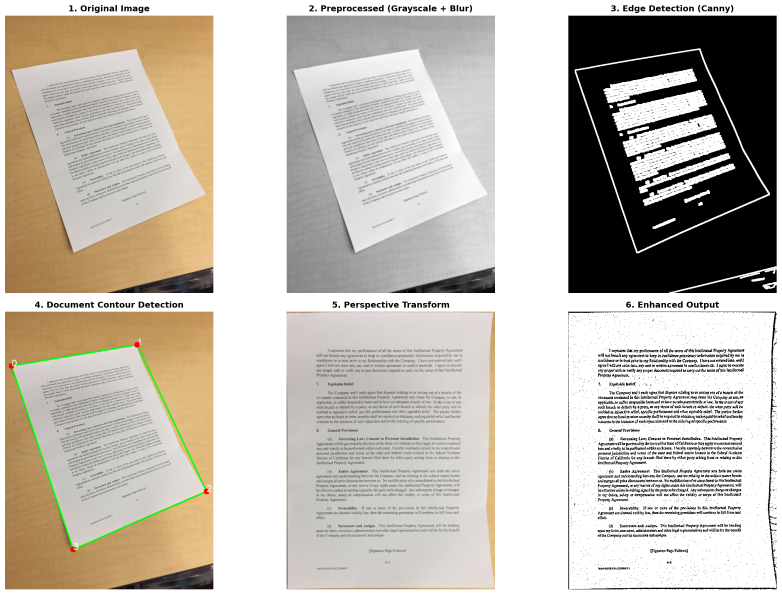
#> input picture CLR wise outputs/CLR5_CV_Applications/complete_pipeline.png, 2344 x 1783 px (shown at 1/3 size)
$ python -i module5_document_scanner.py   (imports and definitions only)
#> lines starting #> are read from the running program, lines starting #| are printed output that depends on the picture; after the words box and inside, x2 and y2 are one past the last pixel; in counts of white or black regions, pixels touching at a corner belong together
"""
CLR-5: Applications of Computer Vision Algorithms
==================================================
This module demonstrates a complete document scanner application that integrates:
- Image preprocessing techniques (CLR-1)
- Shape and contour analysis (CLR-2)
- Line detection using Hough Transform (CLR-3)
- Perspective transformation (CLR-4)
- Complete end-to-end document scanning pipeline

Testable Output: Scanned and rectified document images with quality enhancement
"""

import cv2
import numpy as np
import matplotlib.pyplot as plt
import os
from datetime import datetime


class DocumentScannerApplication:
    """Complete document scanner application integrating all CV concepts"""

    def __init__(self, image_path):
        """
        Initialize the document scanner

        Args:
            image_path: Path to the input image
        """
        self.original = cv2.imread(image_path)
#> self.original is the input picture: shape (1783, 2344, 3); mean B, G, R 178.1, 187.2, 193.3
        if self.original is None:
            raise ValueError(f"Could not load image from {image_path}")

        self.image = self.original.copy()
        self.preprocessed = None
        self.edges = None
        self.document_contour = None
        self.warped = None
        self.enhanced = None
        self.corners = None

        print(f"✓ Loaded image: {image_path}")
        print(f"  Dimensions: {self.original.shape[1]} x {self.original.shape[0]}")
#|   Dimensions: 2344 x 1783

    def step1_preprocess(self):
        """
        Step 1: Preprocess the image (CLR-1 concepts)
        - Resize for faster processing
        - Convert to grayscale
        - Apply Gaussian blur
        """
        # Resize if too large
        max_dimension = 1000
        height, width = self.original.shape[:2]
#> height = 1783; width = 2344

        if max(height, width) > max_dimension:
            scale = max_dimension / max(height, width)
#> scale = 0.427
            new_width = int(width * scale)
#> new_width = 1000
            new_height = int(height * scale)
#> new_height = 760
            self.image = cv2.resize(self.original, (new_width, new_height))
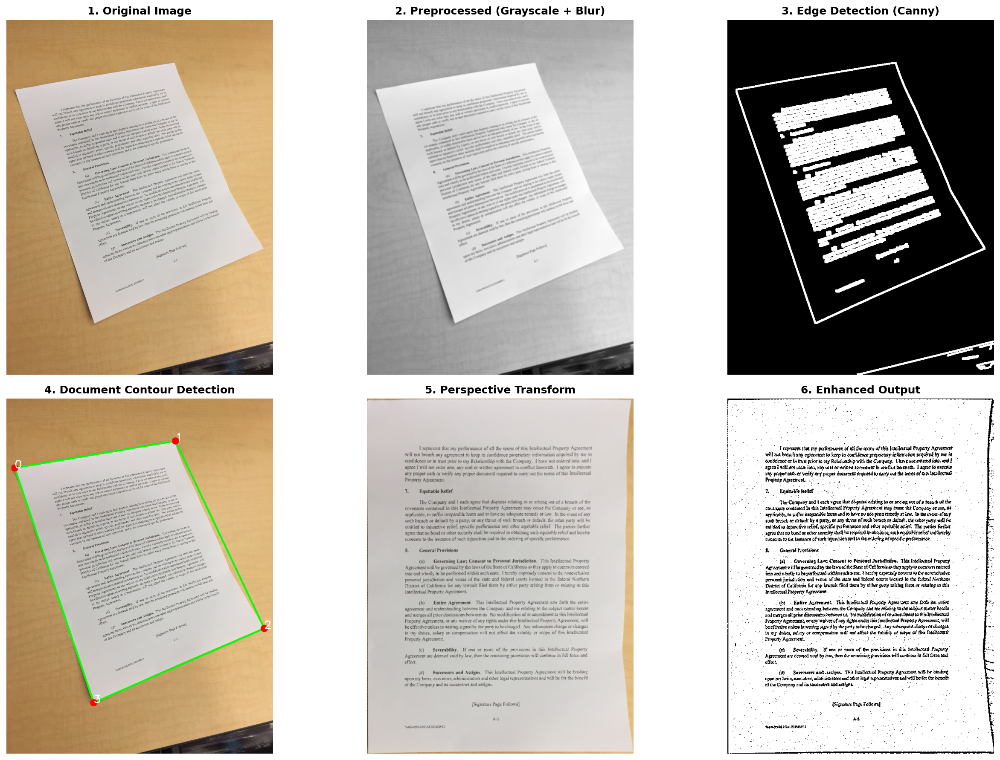
#> self.image: shape (760, 1000, 3); mean B, G, R 177.9, 187, 193.2
        else:
            self.image = self.original.copy()

        # Convert to grayscale
        gray = cv2.cvtColor(self.image, cv2.COLOR_BGR2GRAY)
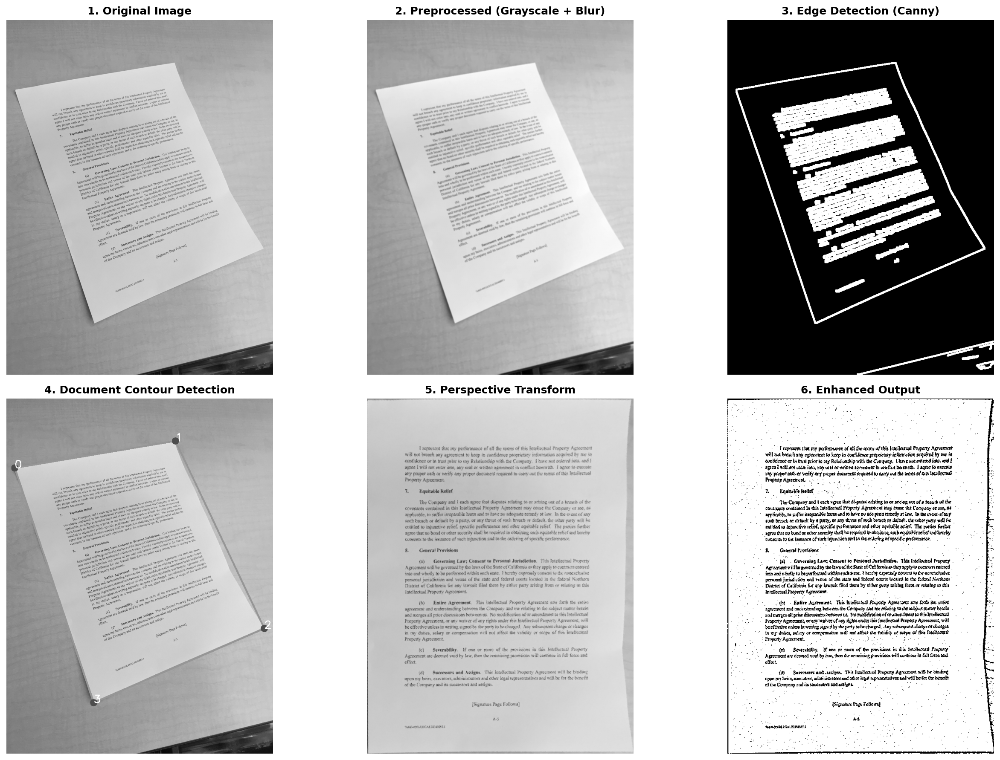
#> gray: shape (760, 1000); min 0, max 255, mean 187.8

        # Apply Gaussian blur for noise reduction
        blurred = cv2.GaussianBlur(gray, (5, 5), 0)

        self.preprocessed = blurred
        print("✓ Step 1: Preprocessing complete")
        return self.preprocessed

    def step2_detect_edges(self):
        """
        Step 2: Detect edges using Canny (CLR-1 & CLR-3 concepts)
        """
        if self.preprocessed is None:
            self.step1_preprocess()

        # Canny edge detection
        self.edges = cv2.Canny(self.preprocessed, 50, 150)
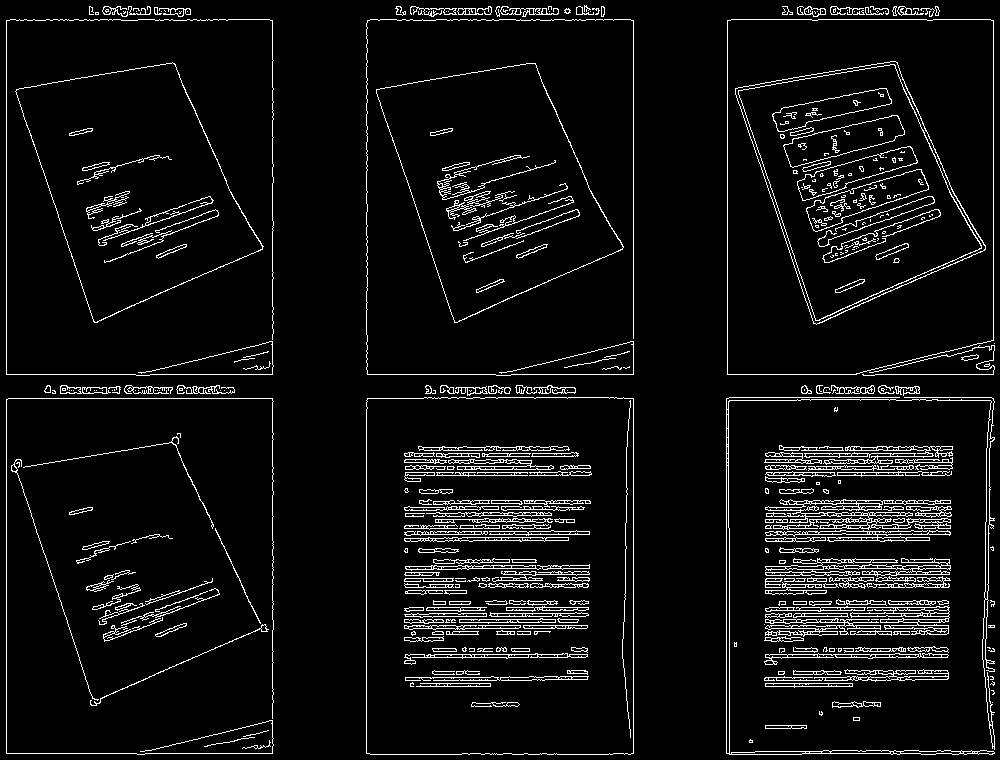
#> self.edges: shape (760, 1000); 6.3% white in thin lines or dots

        # Dilate edges to close gaps
        kernel = np.ones((5, 5), np.uint8)
        self.edges = cv2.dilate(self.edges, kernel, iterations=1)
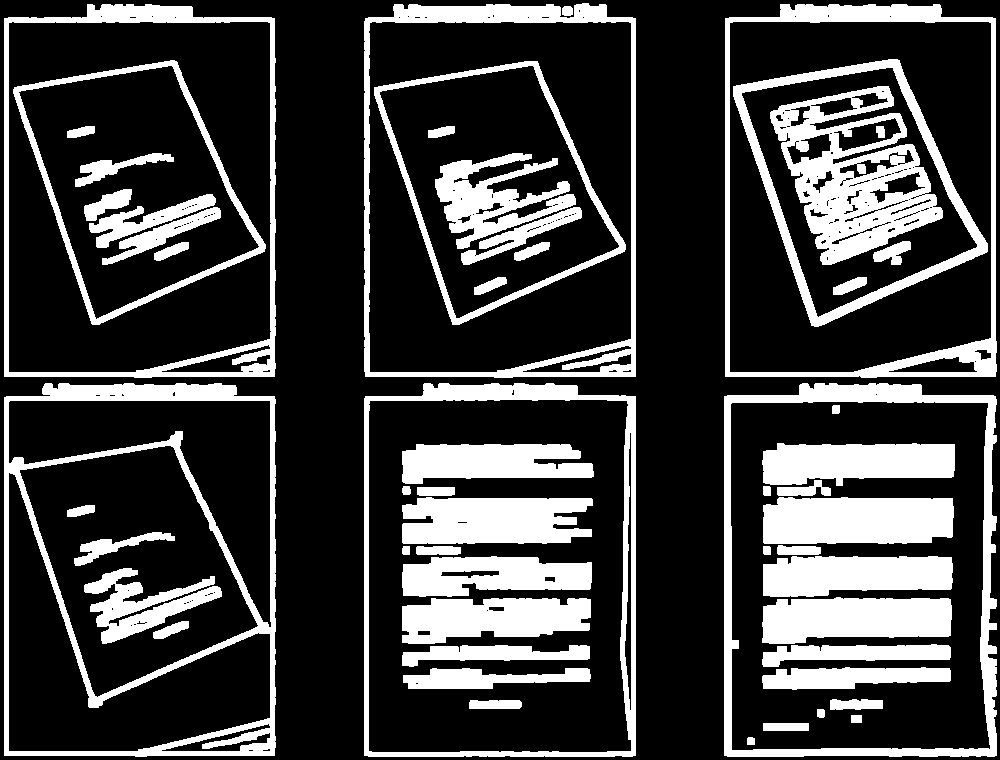
#> self.edges: shape (760, 1000); 24.8% white; 56 white regions

        print("✓ Step 2: Edge detection complete")
        return self.edges

    def step3_find_document_contour(self):
        """
        Step 3: Find document contour (CLR-2 concepts)
        - Detect contours
        - Filter and identify document boundary
        - Approximate to quadrilateral
        """
        if self.edges is None:
            self.step2_detect_edges()

        # Find contours
        contours, _ = cv2.findContours(self.edges, cv2.RETR_LIST, cv2.CHAIN_APPROX_SIMPLE)
#> contours = 269 contours, 166 with area under 20; largest, box (x1, y1, x2, y2) and area: (364, 3, 636, 378) 99584, (364, 383, 636, 757) 99360, (4, 383, 276, 757) 99314, (725, 4, 997, 378) 98852, (4, 4, 276, 378) 98259

        # Sort by area
        contours = sorted(contours, key=cv2.contourArea, reverse=True)

        # Find the largest contour with 4 vertices
        for contour in contours[:10]:
            # Calculate perimeter
            perimeter = cv2.arcLength(contour, True)

            # Approximate contour to polygon
            approx = cv2.approxPolyDP(contour, 0.02 * perimeter, True)

            # Check if it's a quadrilateral
            if len(approx) == 4:
                area = cv2.contourArea(approx)
                img_area = self.image.shape[0] * self.image.shape[1]

                # Check if area is significant (at least 10% of image)
                if area > img_area * 0.1:
                    self.document_contour = approx
                    break
#> this loop made 1 pass
#> (perimeter, area, img_area, self.document_contour) on pass 1: (1334.6, 96660, 760000, [[635, 18], [365, 18], [365, 376], [635, 376]])

        if self.document_contour is not None:
            self.corners = self._order_corners(self.document_contour)
#> in _order_corners, `pts = contour.reshape(4, 2).astype(np.float32)`: pts = [[635, 18], [365, 18], [365, 376], [635, 376]]
#> in _order_corners, `s = pts.sum(axis=1)`: s = [653, 383, 741, 1011]
#> in _order_corners, `diff = np.diff(pts, axis=1)`: diff = [-617, -347, 11, -259]
#> self.corners = [[365, 18], [635, 18], [635, 376], [365, 376]]
            print(f"✓ Step 3: Document contour found (4 corners)")
            return self.document_contour
        else:
            print("✗ Step 3: Could not find document contour")
            print("  Using full image as fallback")
            # Use full image corners as fallback
            h, w = self.image.shape[:2]
            self.corners = np.array([
                [0, 0],
                [w - 1, 0],
                [w - 1, h - 1],
                [0, h - 1]
            ], dtype=np.float32)
            return None

    def step4_apply_perspective_transform(self):
        """
        Step 4: Apply perspective transformation (CLR-4 concepts)
        - Calculate destination dimensions
        - Compute homography
        - Warp image to top-down view
        """
        if self.corners is None:
            self.step3_find_document_contour()

        # Calculate output dimensions
        width_top = np.linalg.norm(self.corners[0] - self.corners[1])
#> width_top = 270
        width_bottom = np.linalg.norm(self.corners[2] - self.corners[3])
#> width_bottom = 270
        height_left = np.linalg.norm(self.corners[0] - self.corners[3])
#> height_left = 358
        height_right = np.linalg.norm(self.corners[1] - self.corners[2])
#> height_right = 358

        max_width = int(max(width_top, width_bottom))
#> max_width = 270
        max_height = int(max(height_left, height_right))
#> max_height = 358

        # Destination points (rectangle)
        dst_points = np.array([
            [0, 0],
            [max_width - 1, 0],
            [max_width - 1, max_height - 1],
            [0, max_height - 1]
        ], dtype=np.float32)
#> dst_points = [[0, 0], [269, 0], [269, 357], [0, 357]]

        # Compute perspective transform matrix
        M = cv2.getPerspectiveTransform(self.corners, dst_points)
#> M = [[0.996, -1.13e-17, -363.6], [0, 0.997, -17.95], [3.32e-19, 0, 1]]

        # Apply transformation
        self.warped = cv2.warpPerspective(self.image, M, (max_width, max_height))
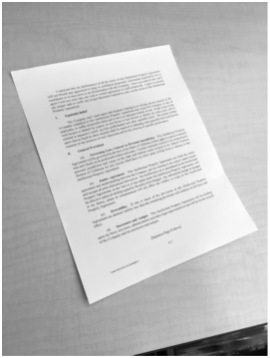
#> self.warped: shape (358, 270, 3); min 0, max 255, mean 192.1

        print(f"✓ Step 4: Perspective transform applied ({max_width}x{max_height})")
#| ✓ Step 4: Perspective transform applied (270x358)
        return self.warped

    def step5_enhance_output(self, apply_adaptive_threshold=True):
        """
        Step 5: Enhance scanned output (CLR-1 concepts)
        - Convert to grayscale
        - Apply adaptive thresholding for clean document
        - Sharpen image
        """
        if self.warped is None:
            self.step4_apply_perspective_transform()

        # Convert to grayscale
        warped_gray = cv2.cvtColor(self.warped, cv2.COLOR_BGR2GRAY)

        if apply_adaptive_threshold:
            # Apply adaptive thresholding for clean document look
            self.enhanced = cv2.adaptiveThreshold(
                warped_gray, 255,
                cv2.ADAPTIVE_THRESH_GAUSSIAN_C,
                cv2.THRESH_BINARY, 11, 2
            )
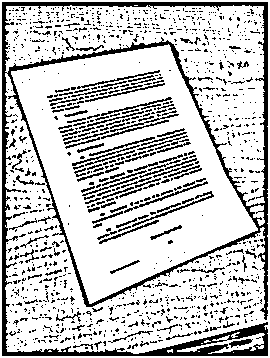
#> self.enhanced: shape (358, 270); 77.6% white; 1188 black regions (1044 under 20 px), largest, box (x1, y1, x2, y2) and area: (2, 2, 268, 356) 9462, (132, 191, 214, 227) 230, (72, 145, 140, 166) 226
            print("✓ Step 5: Enhancement complete (adaptive threshold)")
        else:
            # Just sharpen
            kernel = np.array([[-1, -1, -1],
                             [-1,  9, -1],
                             [-1, -1, -1]])
            self.enhanced = cv2.filter2D(warped_gray, -1, kernel)
            print("✓ Step 5: Enhancement complete (sharpening)")

        return self.enhanced

    def _order_corners(self, contour):
        """
        Order corner points: top-left, top-right, bottom-right, bottom-left

        Args:
            contour: Contour with 4 points
        """
        pts = contour.reshape(4, 2).astype(np.float32)
        rect = np.zeros((4, 2), dtype=np.float32)

        # Sum: top-left has smallest sum, bottom-right has largest
        s = pts.sum(axis=1)
        rect[0] = pts[np.argmin(s)]
        rect[2] = pts[np.argmax(s)]

        # Difference: top-right has smallest diff, bottom-left has largest
        diff = np.diff(pts, axis=1)
        rect[1] = pts[np.argmin(diff)]
        rect[3] = pts[np.argmax(diff)]

        return rect

    # [221 lines left out: functions scan_document, visualize_pipeline, save_scanned_document, generate_report, test_clr5, batch_scan_documents, not called in this run]


# [15 lines not run here, left out]

>>> result = DocumentScannerApplication('../CLR wise outputs/CLR5_CV_Applications/complete_pipeline.png').step5_enhance_output()
